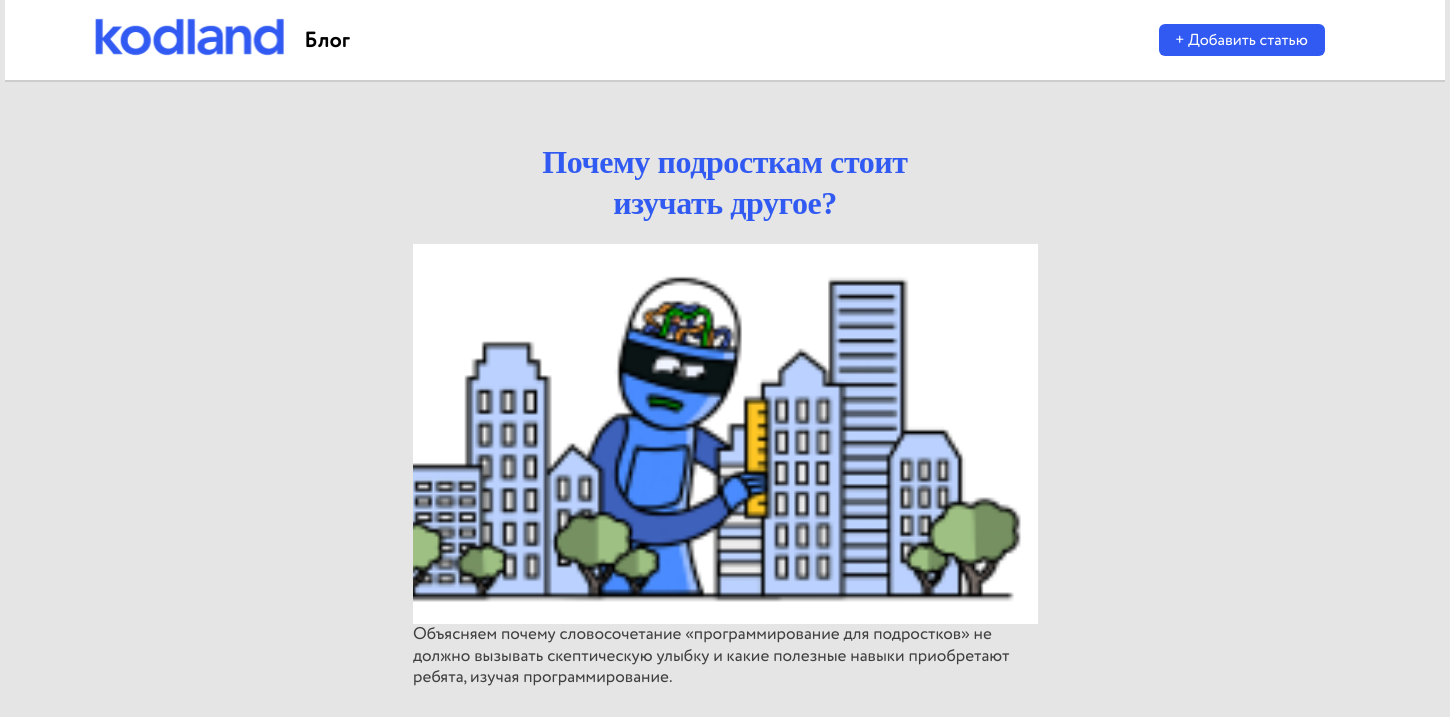
The page /article/5/ on the database its author committed.
### mainapp/models.py (models this page shows, shortened)
class Article(models.Model):
    class Meta:
        verbose_name = 'Статья'
        verbose_name_plural = 'Статьи'
        ordering = ['created']
    name = models.CharField(verbose_name='заголовок', max_length=64)
    description = models.TextField(verbose_name='полный текст статьи',
                                   blank=True)
    description1 = RichTextUploadingField(verbose_name='полный текст статьи',
                                          blank=True, null=True)
    image = models.ImageField(upload_to='article_images',
                              verbose_name='иллюстрация', blank=True)
    sort_description = models.TextField(verbose_name='краткий текст статьи',
                                        blank=True, max_length=190)
    created = models.DateTimeField(verbose_name='создан', auto_now_add=True)
    updated = models.DateTimeField(verbose_name='обновлен', auto_now=True)
    is_active = models.BooleanField(verbose_name='статья активна',
                                    default=True)

### mainapp/views.py (the view)
# urls.py: path('article/<int:pk>/', mainapp.article, name='article'),
def article(request, pk):
    context = {
        'title': 'продукт',
        'object': get_article(pk),
    }
    return render(request, 'mainapp/article.html', context)

### mainapp/views.py (called while the page is built)
def get_article(pk):
    return get_object_or_404(Article, pk=pk)

### mainapp/templates/mainapp/article.html
{% extends 'mainapp/base.html' %}
{% load static %}
{% block content %}
    <div class="block-article">
        <div class="wrapper">
            <h1>{{ object.name }}</h1>
            <img src="{{ object.image.url }}" alt="{{ object.name }}">
            <div class="block-article-description">
                {{ object.description | safe }}
            </div>
        </div>
    </div>
{% endblock %}

### static/css/style.css (style rules this page uses)
* { margin: 0; padding: 0; }
body { background: #E5E5E5; }
.block-article { display: flex; flex-direction: column; align-items: center; padding-top: 60px; background: #E5E5E5; }
.wrapper { width: 624px; }
.block-article h1 { font-family: Museo Cyrl; font-style: normal; font-weight: bold; text-align: center; font-size: 32px; line-height: 128%; letter-spacing: -0.416667px; color: #315AF2; padding: 0 90px 20px; }
.block-article img { object-fit: cover; width: 625px; height: 380px; }
.block-article-description { font-family: Circe Rounded; font-style: normal; font-weight: normal; font-size: 17px; line-height: 128%; color: #404040; }

### rows shown on the page
Article: name "Почему подросткам стоит изучать другое?", image (picture), description "Объясняем почему словосочетание «программирование для подростков» не должно вызывать скептическую улыбку и какие полезные навыки приобретают ребята, изучая программирование."
